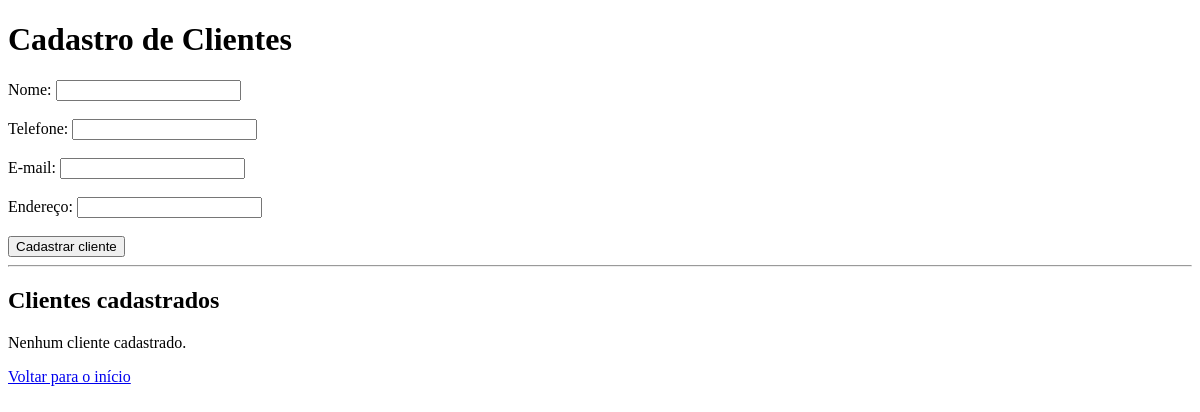
Before: /clientes with the older database file.
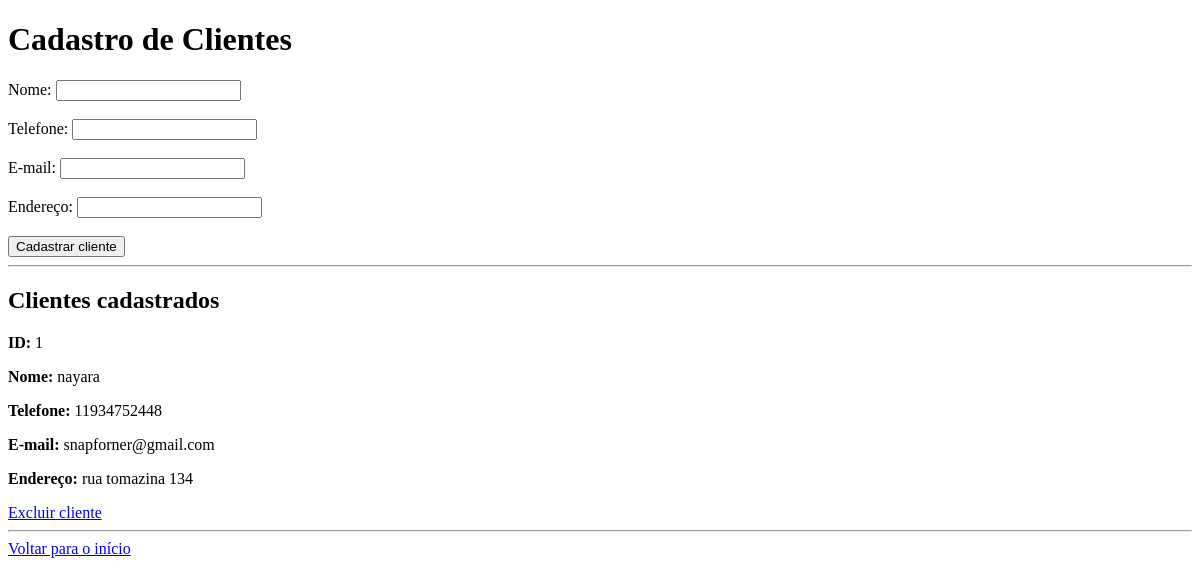
After: the same page with the newer database file.
### tables this page shows
CREATE TABLE clientes (
            id INTEGER PRIMARY KEY AUTOINCREMENT,
            nome TEXT NOT NULL,
            telefone TEXT NOT NULL,
            email TEXT,
            endereco TEXT
        );

### app.py (the view, shortened to what this page needs)
@app.route("/clientes", methods=["GET", "POST"])
def clientes():
    conexao = conectar()
    clientes = conexao.execute(
        "SELECT * FROM clientes"
    ).fetchall()
    conexao.close()
    return render_template("clientes.html", clientes=clientes)

### database.py (called while the page is built)
def conectar():
    conexao = sqlite3.connect("assistencia.db")
    conexao.row_factory = sqlite3.Row
    return conexao

### templates/clientes.html (shortened to what this page needs)
<!DOCTYPE html>
<html lang="pt-BR">
<head>
</head>
<body>
    <h1>Cadastro de Clientes</h1>
    <form method="POST">
        <label>Nome:</label>
        <input type="text" name="nome" required>
        <br><br>
        <label>Telefone:</label>
        <input type="text" name="telefone" required>
        <br><br>
        <label>E-mail:</label>
        <input type="email" name="email" required>
        <br><br>
        <label>Endereço:</label>
        <input type="text" name="endereco">
        <br><br>
        <button type="submit">Cadastrar cliente</button>
    </form>
    <hr>
    <h2>Clientes cadastrados</h2>
    {% if clientes %}
        {% for cliente in clientes %}
            <div>
                <p><strong>ID:</strong> {{ cliente["id"] }}</p>
                <p><strong>Nome:</strong> {{ cliente["nome"] }}</p>
                <p><strong>Telefone:</strong> {{ cliente["telefone"] }}</p>
                <p><strong>E-mail:</strong> {{ cliente["email"] }}</p>
                <p><strong>Endereço:</strong> {{ cliente["endereco"] }}</p>
                <a href="/clientes/excluir/{{ cliente['id'] }}">
                    Excluir cliente
                </a>
            </div>
            <hr>
        {% endfor %}
    {% else %}
        <p>Nenhum cliente cadastrado.</p>
    {% endif %}
    <a href="/">Voltar para o início</a>
</body>
</html>

Changed rows visible on the page:
added clientes: id "1", nome "nayara", telefone "11934752448", email "snapforner@gmail.com", endereco "rua tomazina 134"
Other visible differences:
text no longer shown: "Nenhum cliente cadastrado."
